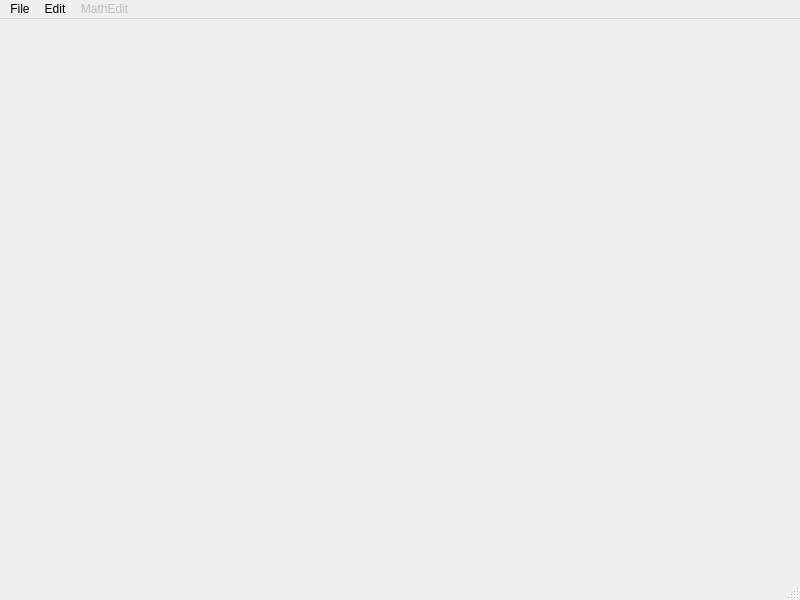
<?xml version="1.0" encoding="UTF-8"?>
<ui version="4.0">
 <class>MainWindow</class>
 <widget class="QMainWindow" name="MainWindow">
  <property name="geometry">
   <rect>
    <x>0</x>
    <y>0</y>
    <width>800</width>
    <height>600</height>
   </rect>
  </property>
  <property name="windowTitle">
   <string>MainWindow</string>
  </property>
  <widget class="QWidget" name="centralwidget">
   <layout class="QVBoxLayout" name="verticalLayout">
    <property name="spacing">
     <number>2</number>
    </property>
    <item>
     <widget class="QTabWidget" name="tabWidget">
      <property name="tabPosition">
       <enum>QTabWidget::North</enum>
      </property>
      <property name="tabShape">
       <enum>QTabWidget::Rounded</enum>
      </property>
      <property name="currentIndex">
       <number>-1</number>
      </property>
      <property name="elideMode">
       <enum>Qt::ElideNone</enum>
      </property>
      <property name="documentMode">
       <bool>true</bool>
      </property>
      <property name="tabsClosable">
       <bool>true</bool>
      </property>
      <property name="movable">
       <bool>true</bool>
      </property>
      <property name="tabBarAutoHide">
       <bool>false</bool>
      </property>
     </widget>
    </item>
   </layout>
  </widget>
  <widget class="QStatusBar" name="statusbar"/>
  <widget class="QMenuBar" name="menuBar">
   <property name="geometry">
    <rect>
     <x>0</x>
     <y>0</y>
     <width>800</width>
     <height>30</height>
    </rect>
   </property>
   <widget class="QMenu" name="menuFile">
    <property name="title">
     <string>File</string>
    </property>
    <addaction name="actionNew_Tab"/>
    <addaction name="actionClose_Worksheet"/>
    <addaction name="actionSave"/>
    <addaction name="actionQuit"/>
   </widget>
   <widget class="QMenu" name="menuEdit">
    <property name="title">
     <string>Edit</string>
    </property>
    <addaction name="actionNew_Line"/>
   </widget>
   <widget class="QMenu" name="menuMathEdit">
    <property name="enabled">
     <bool>false</bool>
    </property>
    <property name="title">
     <string>MathEdit</string>
    </property>
   </widget>
   <addaction name="menuFile"/>
   <addaction name="menuEdit"/>
   <addaction name="menuMathEdit"/>
  </widget>
  <action name="actionNew_Line">
   <property name="icon">
    <iconset theme="list-add">
     <normaloff>.</normaloff>.</iconset>
   </property>
   <property name="text">
    <string>New Line</string>
   </property>
  </action>
  <action name="actionQuit">
   <property name="icon">
    <iconset theme="system-shutdown">
     <normaloff>.</normaloff>.</iconset>
   </property>
   <property name="text">
    <string>Quit</string>
   </property>
  </action>
  <action name="actionNew_Tab">
   <property name="icon">
    <iconset theme="list-add">
     <normaloff>.</normaloff>.</iconset>
   </property>
   <property name="text">
    <string>New Worksheet</string>
   </property>
   <property name="shortcut">
    <string>Ctrl+N</string>
   </property>
  </action>
  <action name="actionClose_Worksheet">
   <property name="icon">
    <iconset theme="list-remove">
     <normaloff>.</normaloff>.</iconset>
   </property>
   <property name="text">
    <string>Close Worksheet</string>
   </property>
   <property name="shortcut">
    <string>Ctrl+W</string>
   </property>
  </action>
  <action name="actionSave">
   <property name="icon">
    <iconset theme="mail-send">
     <normaloff>.</normaloff>.</iconset>
   </property>
   <property name="text">
    <string>Save</string>
   </property>
   <property name="shortcut">
    <string>Ctrl+S</string>
   </property>
  </action>
 </widget>
 <resources/>
 <connections/>
</ui>
